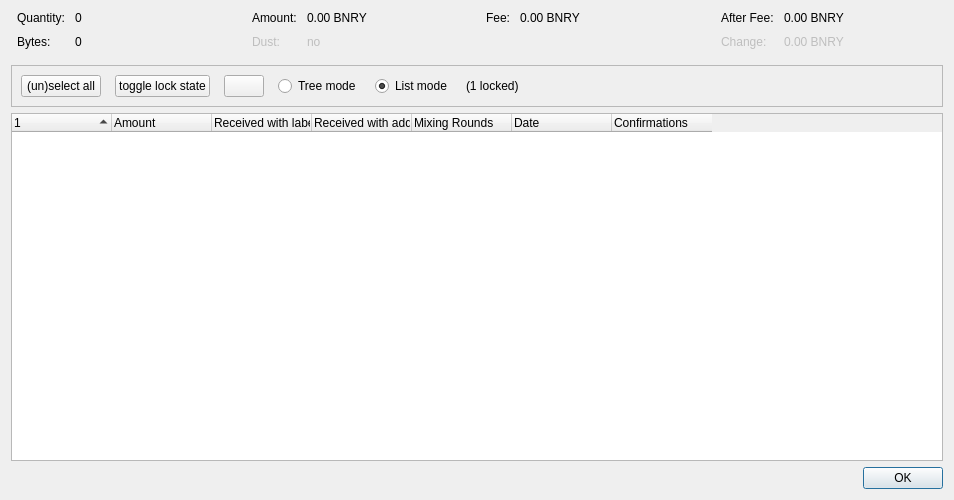
<?xml version="1.0" encoding="UTF-8"?>
<ui version="4.0">
 <class>CoinControlDialog</class>
 <widget class="QDialog" name="CoinControlDialog">
  <property name="geometry">
   <rect>
    <x>0</x>
    <y>0</y>
    <width>954</width>
    <height>500</height>
   </rect>
  </property>
  <property name="windowTitle">
   <string>Coin Selection</string>
  </property>
  <layout class="QVBoxLayout" name="verticalLayout">
   <item>
    <layout class="QHBoxLayout" name="horizontalLayoutTop" stretch="0,0,0,0">
     <property name="topMargin">
      <number>0</number>
     </property>
     <property name="bottomMargin">
      <number>10</number>
     </property>
     <item>
      <layout class="QFormLayout" name="formLayoutCoinControl1">
       <property name="horizontalSpacing">
        <number>10</number>
       </property>
       <property name="verticalSpacing">
        <number>10</number>
       </property>
       <property name="leftMargin">
        <number>6</number>
       </property>
       <property name="rightMargin">
        <number>6</number>
       </property>
       <item row="0" column="0">
        <widget class="QLabel" name="labelCoinControlQuantityText">
         <property name="text">
          <string>Quantity:</string>
         </property>
        </widget>
       </item>
       <item row="0" column="1">
        <widget class="QLabel" name="labelCoinControlQuantity">
         <property name="cursor">
          <cursorShape>IBeamCursor</cursorShape>
         </property>
         <property name="contextMenuPolicy">
          <enum>Qt::ActionsContextMenu</enum>
         </property>
         <property name="text">
          <string notr="true">0</string>
         </property>
         <property name="textInteractionFlags">
          <set>Qt::LinksAccessibleByMouse|Qt::TextSelectableByKeyboard|Qt::TextSelectableByMouse</set>
         </property>
        </widget>
       </item>
       <item row="1" column="0">
        <widget class="QLabel" name="labelCoinControlBytesText">
         <property name="text">
          <string>Bytes:</string>
         </property>
        </widget>
       </item>
       <item row="1" column="1">
        <widget class="QLabel" name="labelCoinControlBytes">
         <property name="cursor">
          <cursorShape>IBeamCursor</cursorShape>
         </property>
         <property name="contextMenuPolicy">
          <enum>Qt::ActionsContextMenu</enum>
         </property>
         <property name="text">
          <string notr="true">0</string>
         </property>
         <property name="textInteractionFlags">
          <set>Qt::LinksAccessibleByMouse|Qt::TextSelectableByKeyboard|Qt::TextSelectableByMouse</set>
         </property>
        </widget>
       </item>
      </layout>
     </item>
     <item>
      <layout class="QFormLayout" name="formLayoutCoinControl2">
       <property name="horizontalSpacing">
        <number>10</number>
       </property>
       <property name="verticalSpacing">
        <number>10</number>
       </property>
       <property name="leftMargin">
        <number>6</number>
       </property>
       <property name="rightMargin">
        <number>6</number>
       </property>
       <item row="0" column="0">
        <widget class="QLabel" name="labelCoinControlAmountText">
         <property name="text">
          <string>Amount:</string>
         </property>
        </widget>
       </item>
       <item row="0" column="1">
        <widget class="QLabel" name="labelCoinControlAmount">
         <property name="cursor">
          <cursorShape>IBeamCursor</cursorShape>
         </property>
         <property name="contextMenuPolicy">
          <enum>Qt::ActionsContextMenu</enum>
         </property>
         <property name="text">
          <string notr="true">0.00 BNRY</string>
         </property>
         <property name="textInteractionFlags">
          <set>Qt::LinksAccessibleByMouse|Qt::TextSelectableByKeyboard|Qt::TextSelectableByMouse</set>
         </property>
        </widget>
       </item>
       <item row="1" column="0">
        <widget class="QLabel" name="labelCoinControlLowOutputText">
         <property name="enabled">
          <bool>false</bool>
         </property>
         <property name="text">
          <string>Dust:</string>
         </property>
        </widget>
       </item>
       <item row="1" column="1">
        <widget class="QLabel" name="labelCoinControlLowOutput">
         <property name="enabled">
          <bool>false</bool>
         </property>
         <property name="cursor">
          <cursorShape>IBeamCursor</cursorShape>
         </property>
         <property name="contextMenuPolicy">
          <enum>Qt::ActionsContextMenu</enum>
         </property>
         <property name="text">
          <string notr="true">no</string>
         </property>
         <property name="textInteractionFlags">
          <set>Qt::LinksAccessibleByMouse|Qt::TextSelectableByKeyboard|Qt::TextSelectableByMouse</set>
         </property>
        </widget>
       </item>
      </layout>
     </item>
     <item>
      <layout class="QFormLayout" name="formLayoutCoinControl3">
       <property name="horizontalSpacing">
        <number>10</number>
       </property>
       <property name="verticalSpacing">
        <number>10</number>
       </property>
       <property name="leftMargin">
        <number>6</number>
       </property>
       <property name="rightMargin">
        <number>6</number>
       </property>
       <item row="0" column="0">
        <widget class="QLabel" name="labelCoinControlFeeText">
         <property name="text">
          <string>Fee:</string>
         </property>
        </widget>
       </item>
       <item row="0" column="1">
        <widget class="QLabel" name="labelCoinControlFee">
         <property name="cursor">
          <cursorShape>IBeamCursor</cursorShape>
         </property>
         <property name="contextMenuPolicy">
          <enum>Qt::ActionsContextMenu</enum>
         </property>
         <property name="text">
          <string notr="true">0.00 BNRY</string>
         </property>
         <property name="textInteractionFlags">
          <set>Qt::LinksAccessibleByMouse|Qt::TextSelectableByKeyboard|Qt::TextSelectableByMouse</set>
         </property>
        </widget>
       </item>
      </layout>
     </item>
     <item>
      <layout class="QFormLayout" name="formLayoutCoinControl4">
       <property name="horizontalSpacing">
        <number>10</number>
       </property>
       <property name="verticalSpacing">
        <number>10</number>
       </property>
       <property name="leftMargin">
        <number>6</number>
       </property>
       <property name="rightMargin">
        <number>6</number>
       </property>
       <item row="0" column="0">
        <widget class="QLabel" name="labelCoinControlAfterFeeText">
         <property name="text">
          <string>After Fee:</string>
         </property>
        </widget>
       </item>
       <item row="0" column="1">
        <widget class="QLabel" name="labelCoinControlAfterFee">
         <property name="cursor">
          <cursorShape>IBeamCursor</cursorShape>
         </property>
         <property name="contextMenuPolicy">
          <enum>Qt::ActionsContextMenu</enum>
         </property>
         <property name="text">
          <string notr="true">0.00 BNRY</string>
         </property>
         <property name="textInteractionFlags">
          <set>Qt::LinksAccessibleByMouse|Qt::TextSelectableByKeyboard|Qt::TextSelectableByMouse</set>
         </property>
        </widget>
       </item>
       <item row="1" column="0">
        <widget class="QLabel" name="labelCoinControlChangeText">
         <property name="enabled">
          <bool>false</bool>
         </property>
         <property name="text">
          <string>Change:</string>
         </property>
        </widget>
       </item>
       <item row="1" column="1">
        <widget class="QLabel" name="labelCoinControlChange">
         <property name="enabled">
          <bool>false</bool>
         </property>
         <property name="cursor">
          <cursorShape>IBeamCursor</cursorShape>
         </property>
         <property name="contextMenuPolicy">
          <enum>Qt::ActionsContextMenu</enum>
         </property>
         <property name="text">
          <string notr="true">0.00 BNRY</string>
         </property>
         <property name="textInteractionFlags">
          <set>Qt::LinksAccessibleByMouse|Qt::TextSelectableByKeyboard|Qt::TextSelectableByMouse</set>
         </property>
        </widget>
       </item>
      </layout>
     </item>
    </layout>
   </item>
   <item>
    <widget class="QFrame" name="frame">
     <property name="minimumSize">
      <size>
       <width>0</width>
       <height>40</height>
      </size>
     </property>
     <property name="frameShape">
      <enum>QFrame::StyledPanel</enum>
     </property>
     <property name="frameShadow">
      <enum>QFrame::Sunken</enum>
     </property>
     <layout class="QHBoxLayout" name="horizontalLayout">
      <item>
       <layout class="QHBoxLayout" name="horizontalLayoutPanel" stretch="0,0,0,0,0,0,0">
        <property name="spacing">
         <number>14</number>
        </property>
        <item>
         <widget class="QPushButton" name="pushButtonSelectAll">
          <property name="sizePolicy">
           <sizepolicy hsizetype="Maximum" vsizetype="Fixed">
            <horstretch>0</horstretch>
            <verstretch>0</verstretch>
           </sizepolicy>
          </property>
          <property name="text">
           <string>(un)select all</string>
          </property>
          <property name="autoDefault">
           <bool>false</bool>
          </property>
         </widget>
        </item>
        <item>
         <widget class="QPushButton" name="pushButtonToggleLock">
          <property name="sizePolicy">
           <sizepolicy hsizetype="Maximum" vsizetype="Fixed">
            <horstretch>0</horstretch>
            <verstretch>0</verstretch>
           </sizepolicy>
          </property>
          <property name="text">
           <string>toggle lock state</string>
          </property>
          <property name="autoDefault">
           <bool>false</bool>
          </property>
         </widget>
        </item>
        <item>
         <widget class="QPushButton" name="hideButton">
          <property name="sizePolicy">
           <sizepolicy hsizetype="Maximum" vsizetype="Fixed">
            <horstretch>0</horstretch>
            <verstretch>0</verstretch>
           </sizepolicy>
          </property>
          <property name="text">
           <string/>
          </property>
          <property name="autoDefault">
           <bool>false</bool>
          </property>
         </widget>
        </item>
        <item>
         <widget class="QRadioButton" name="radioTreeMode">
          <property name="sizePolicy">
           <sizepolicy hsizetype="Maximum" vsizetype="Fixed">
            <horstretch>0</horstretch>
            <verstretch>0</verstretch>
           </sizepolicy>
          </property>
          <property name="text">
           <string>Tree mode</string>
          </property>
         </widget>
        </item>
        <item>
         <widget class="QRadioButton" name="radioListMode">
          <property name="sizePolicy">
           <sizepolicy hsizetype="Maximum" vsizetype="Fixed">
            <horstretch>0</horstretch>
            <verstretch>0</verstretch>
           </sizepolicy>
          </property>
          <property name="text">
           <string>List mode</string>
          </property>
          <property name="checked">
           <bool>true</bool>
          </property>
         </widget>
        </item>
        <item>
         <widget class="QLabel" name="labelLocked">
          <property name="text">
           <string>(1 locked)</string>
          </property>
         </widget>
        </item>
        <item>
         <spacer name="horizontalSpacer">
          <property name="orientation">
           <enum>Qt::Horizontal</enum>
          </property>
          <property name="sizeHint" stdset="0">
           <size>
            <width>40</width>
            <height>20</height>
           </size>
          </property>
         </spacer>
        </item>
       </layout>
      </item>
     </layout>
    </widget>
   </item>
   <item>
    <widget class="CoinControlTreeWidget" name="treeWidget">
     <property name="contextMenuPolicy">
      <enum>Qt::CustomContextMenu</enum>
     </property>
     <property name="sortingEnabled">
      <bool>false</bool>
     </property>
     <property name="columnCount">
      <number>7</number>
     </property>
     <attribute name="headerShowSortIndicator" stdset="0">
      <bool>true</bool>
     </attribute>
     <attribute name="headerStretchLastSection">
      <bool>false</bool>
     </attribute>
     <column>
      <property name="text">
       <string/>
      </property>
     </column>
     <column>
      <property name="text">
       <string>Amount</string>
      </property>
     </column>
     <column>
      <property name="text">
       <string>Received with label</string>
      </property>
     </column>
     <column>
      <property name="text">
       <string>Received with address</string>
      </property>
     </column>
     <column>
      <property name="text">
       <string>Mixing Rounds</string>
      </property>
     </column>
     <column>
      <property name="text">
       <string>Date</string>
      </property>
     </column>
     <column>
      <property name="text">
       <string>Confirmations</string>
      </property>
      <property name="toolTip">
       <string>Confirmed</string>
      </property>
     </column>
    </widget>
   </item>
   <item>
    <widget class="QDialogButtonBox" name="buttonBox">
     <property name="orientation">
      <enum>Qt::Horizontal</enum>
     </property>
     <property name="standardButtons">
      <set>QDialogButtonBox::Ok</set>
     </property>
    </widget>
   </item>
  </layout>
 </widget>
 <customwidgets>
  <customwidget>
   <class>CoinControlTreeWidget</class>
   <extends>QTreeWidget</extends>
   <header>qt/coincontroltreewidget.h</header>
  </customwidget>
 </customwidgets>
 <resources/>
 <connections/>
</ui>
